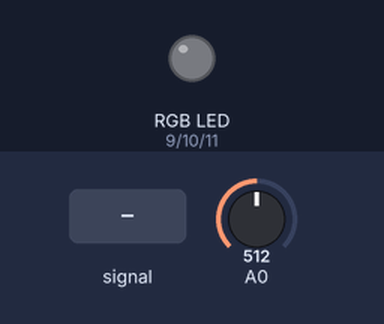
Bench run of a sketch on a simulated Arduino Uno, built with avr-gcc and run on an emulated ATmega328P. On the bench: an RGB LED mixed from three pins (HIGH = lit). The inputs (shaded band) are chosen by the test bench; at power-on: A0 = 512.

Above: at 1.2 s.
1.3 s: A0 fed a 200 Hz sine of ±81 counts around its level
At 4.1 s:
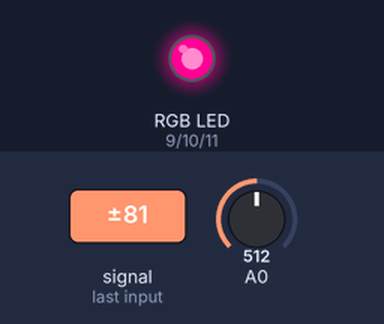
4.3 s: A0 set to 359
At 5.4 s:
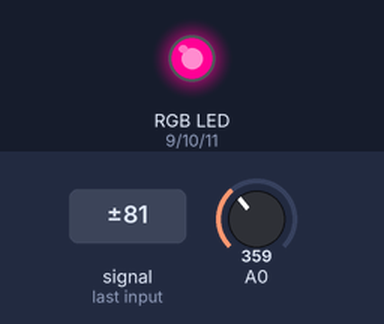
5.8 s: A0 set to 339
At 7.8 s:
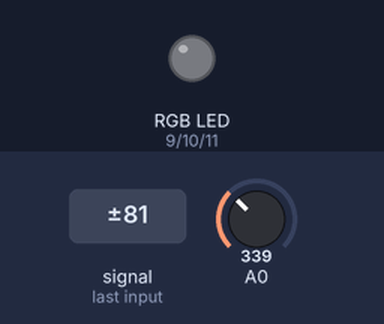
Timing chart, 0 to 9.3 s (numbered marks = the images above; inputs shaded):
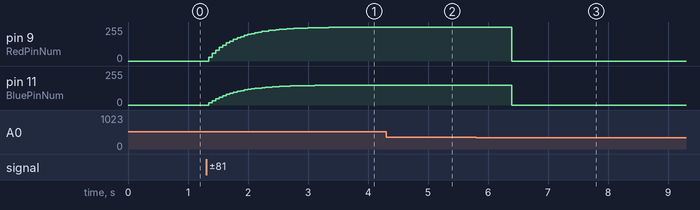

Measured:
- the behaviour switches between 348 and 347 on A0 (found by bisection; images 2 and 3)
- after the input at 1.3 s, pin 9 (RedPinNum): moves from 0/255 to 254/255 over 2.5 s, starting after 0.05 s; pin 11 (BluePinNum): moves from 0/255 to 149/255 over 2.3 s, starting after 0.05 s
- after the input at 4.3 s, pin 11 (BluePinNum): stops changing and stays 149/255
- after the input at 5.8 s, pin 9 (RedPinNum): 254/255 → 0/255 after 0.59 s; pin 11 (BluePinNum): 149/255 → 0/255 after 0.59 s

The sketch:

RGB_Final_1.ino
```cpp
//---------------------------------lookup data------------------------------------//
byte   isin_data[128]=
{0,  1,   3,   4,   5,   6,   8,   9,   10,  11,  13,  14,  15,   17,  18,  19,  20,
22,  23,  24,  26,  27,  28,  29,  31,  32,  33,  35,  36,   37,  39,  40,  41,  42,
44,  45,  46,  48,  49,  50,  52,  53,  54,  56,  57,   59,  60,  61,  63,  64,  65,
67,  68,  70,  71,  72,  74,  75,  77,  78,  80,   81,  82,  84,  85,  87,  88,  90,
91,  93,  94,  96,  97,  99,  100, 102,   104, 105, 107, 108, 110, 112, 113, 115, 117,
118, 120, 122, 124, 125, 127, 129,   131, 133, 134, 136, 138, 140, 142, 144, 146, 148,
150, 152, 155, 157, 159, 161,   164, 166, 169, 171, 174, 176, 179, 182, 185, 188, 191,
195, 198, 202, 206, 210,   215, 221, 227, 236};
unsigned int Pow2[14]={1,2,4,8,16,32,64,128,256,512,1024,2048,4096};
byte   RSSdata[20]={7,6,6,5,5,5,4,4,4,4,3,3,3,3,3,3,3,2,2,2};
//---------------------------------------------------------------------------------//
#define SAMPLES 128
#define SAMPLING_FREQUENCY 4056
#define TONES 40

int RedPinNum = 9;
int GreenPinNum = 10;
int BluePinNum = 11;

int LastToneI = 0;
int StableToneI = 0;
double PrevRGB[3] = {};
double FadeStep[3] = {};
unsigned int samplingPeriod;
unsigned long microSeconds;
int vReal[SAMPLES];
bool NewSound = false;
bool DeadZone = false;
int Baseline = 0;

double ToneArr[TONES]= {120,123,126,128.5,138,156,158,162,185,190,195,218,222,245,253,261,285,294,317,344,351,
                        380,407,419,446,475,507,538,570,602,634,669,722,760,793,854,894,951,1013,1075};
void setup()
{
  pinMode(RedPinNum, OUTPUT);
  pinMode(BluePinNum, OUTPUT);
  pinMode(GreenPinNum, OUTPUT);

  Serial.begin(250000);
  samplingPeriod = round(1000000*(1.0/SAMPLING_FREQUENCY));
}

void loop()
{
  Baseline = analogRead(A0);
  if((Baseline > 347 || Baseline < 330))
  {
    DeadZone = false;

    for(int i = 0; i < SAMPLES; ++i)
    {
      microSeconds = micros();
      vReal[i] = analogRead(A0);

      while(micros() < (microSeconds + samplingPeriod)){}
    }
    double peak = Approx_FFT(vReal, 128, SAMPLING_FREQUENCY);
    //Serial.println(peak);
    bool ToneBreak = false;
    for(int i = 0; i < TONES; ++i)
    {
      if(peak > ToneArr[i] && peak < ToneArr[i+1])
      {
        double NoteHzGap = ToneArr[i+1] - ToneArr[i];
        double ToneHzGap = peak - ToneArr[i];
        double TonePercentage = (ToneHzGap/NoteHzGap);
        int MajorityToneI;

        if(TonePercentage >=.5)
        {
          MajorityToneI = i+1;
        }
        else
        {
          MajorityToneI = i;
        }

        if(NewSound == false)
        {
          NewSound = true;
          LastToneI = MajorityToneI;
        }

        if(LastToneI == MajorityToneI)
        {
          StableToneI = MajorityToneI;
        }

        LastToneI = MajorityToneI;
        StableToneI = (StableToneI % 12);
        //Serial.println(StableToneI);
        int MajorityRGB[3] = {};
        switch(StableToneI)
        {
          //C RED
          case 0: MajorityRGB[0] = 255;
                  MajorityRGB[1] = 0;
                  MajorityRGB[2] = 0; break;
          //C# ORANGE
          case 1: MajorityRGB[0] = 255;
                  MajorityRGB[1] = 20;
                  MajorityRGB[2] = 0; break;
          //D YELLOW
          case 2: MajorityRGB[0] = 255;
                  MajorityRGB[1] = 70;
                  MajorityRGB[2] = 0; break;
          //D# MTN DEW
          case 3: MajorityRGB[0] = 255;
                  MajorityRGB[1] = 200;
                  MajorityRGB[2] = 0; break;
          //E GREEN
          case 4: MajorityRGB[0] = 0;
                  MajorityRGB[1] = 255;
                  MajorityRGB[2] = 0;break;
          //F CAC GREEN
          case 5: MajorityRGB[0] = 0;
                  MajorityRGB[1] = 255;
                  MajorityRGB[2] = 50; break;
          //F# SUMMER SKY BLUE
          case 6: MajorityRGB[0] = 0;
                  MajorityRGB[1] = 255;
                  MajorityRGB[2] = 255; break;
          //G BLUE
          case 7: MajorityRGB[0] = 0;
                  MajorityRGB[1] = 0;
                  MajorityRGB[2] = 255; break;
          //G# """WHITE"""
          case 8: MajorityRGB[0] = 200;
                  MajorityRGB[1] = 90;
                  MajorityRGB[2] = 100; break;
          //A LILY BREATH
          case 9: MajorityRGB[0] = 255;
                  MajorityRGB[1] = 0;
                  MajorityRGB[2] = 255; break;
          //A# PURP
          case 10: MajorityRGB[0] = 255;
                  MajorityRGB[1] = 0;
                  MajorityRGB[2] = 150; break;
          //B PONK
          case 11: MajorityRGB[0] = 255;
                  MajorityRGB[1] = 0;
                  MajorityRGB[2] = 50; break;
        };

          PrevRGB[0] = PrevRGB[0] + (MajorityRGB[0] - PrevRGB[0])*.12;
          PrevRGB[1] = PrevRGB[1] + (MajorityRGB[1] - PrevRGB[1])*.12;
          PrevRGB[2] = PrevRGB[2] + (MajorityRGB[2] - PrevRGB[2])*.12;
          RGB(PrevRGB[0],PrevRGB[1],PrevRGB[2]);
          ToneBreak = true;
      } if(ToneBreak){break;}
    }
  }
  else if(!DeadZone){DeadZone = true;}
  else
  {
    if(NewSound)
    {
      NewSound = false;
      FadeStep[0] = PrevRGB[0] / 3000;
      FadeStep[1] = PrevRGB[1] / 3000;
      FadeStep[2] = PrevRGB[2] / 3000;

    }

    (PrevRGB[0] - FadeStep[0] > 0)?PrevRGB[0] -= FadeStep[0]:PrevRGB[0] = 0;
    (PrevRGB[1] - FadeStep[1] > 0)?PrevRGB[1] -= FadeStep[1]:PrevRGB[1] = 0;
    (PrevRGB[2] - FadeStep[2] > 0)?PrevRGB[2] -= FadeStep[2]:PrevRGB[2] = 0;
    RGB(PrevRGB[0], PrevRGB[1], PrevRGB[2]);
  }

}

void RGB(int RVal, int GVal, int BVal)
{
  analogWrite(RedPinNum,RVal);
  analogWrite(GreenPinNum,GVal);
  analogWrite(BluePinNum,BVal);
  //Serial.println(micros()/1000000);
}


float Approx_FFT(int in[],int   N,float Frequency)
{
int a,c1,f,o,x,data_max,data_min=0;
long data_avg,data_mag,temp11;
byte scale,check=0;

data_max=0;
data_avg=0;
data_min=0;

       for(int i=0;i<12;i++)                 //calculating the levels
         {   if(Pow2[i]<=N){o=i;}}
     a=Pow2[o];
int out_r[a];   //real part of transform
int   out_im[a];  //imaginory part of transform

      for(int i=0;i<a;i++)                //getting   min max and average for scalling
          { out_r[i]=0; out_im[i]=0;
            data_avg=data_avg+in[i];
             if(in[i]>data_max){data_max=in[i];}
            if(in[i]<data_min){data_min=in[i];}
          }


data_avg=data_avg>>o;
scale=0;
data_mag=data_max-data_min;
temp11=data_mag;
//Serial.println(data_max);
//Serial.println(data_min);
//Serial.println(data_avg);

   //scalling data  from +512 to -512

      if(data_mag>1024)
          {while(temp11>1024)
                 {
  //                Serial.println(temp11);
    //             Serial.println("a");
                  temp11=temp11>>1;
                  scale=scale+1;
                }
          }

      //DIRTY
      if(data_mag<1024)
          {while(temp11<1024)
                 {//Serial.println(temp11);
                 //Serial.println("b");
                   temp11=temp11<<1;
                scale=scale+1;
                }
           }


      if(data_mag>1024)
          {//Serial.println(temp11);
            //     Serial.println("c");
              for(int   i=0;i<a;i++)
                    { in[i]=in[i]-data_avg;
                      in[i]=in[i]>>scale;
                     }
                    scale=128-scale;
          }

       if(data_mag<1024)
          { //Serial.println(temp11);
                 //Serial.println("d");
                 scale=scale-1;
            for(int i=0;i<a;i++)
                     {
                      in[i]=in[i]-data_avg;
                      in[i]=in[i]<<scale;
                     }

                    scale=128+scale;
          }


x=0;
      for(int b=0;b<o;b++)                     // bit reversal order stored   in im_out array
         {//Serial.println(temp11);
            //     Serial.println("e");
          c1=Pow2[b];
          f=Pow2[o]/(c1+c1);
                 for(int j=0;j<c1;j++)
                    {
                     x=x+1;
                      out_im[x]=out_im[j]+f;
                    }
         }

       for(int i=0;i<a;i++)            // update input array as per bit reverse order
          {//Serial.println(temp11);
            //      Serial.println("f");
          out_r[i]=in[out_im[i]];
          out_im[i]=0;
         }


int   i10,i11,n1,tr,ti;
float e;
int c,s,temp4;

    for(int i=0;i<o;i++)                                    //fft
     {
       //Serial.println(temp11);
        //       Serial.println("g");
     i10=Pow2[i];              // overall values of sine/cosine
     i11=Pow2[o]/Pow2[i+1];     // loop with similar sine cosine
     e=1024/Pow2[i+1];  //1024 is equivalent   to 360 deg
     e=0-e;
     n1=0;

          for(int j=0;j<i10;j++)
           {
            c=e*j;    //c is angle as where 1024 unit is 360 deg
   while(c<0){c=c+1024;}
  while(c>1024){c=c-1024;}

          n1=j;

          for(int k=0;k<i11;k++)
                 {
                   temp4=i10+n1;
        if(c==0)   {tr=out_r[temp4];
                   ti=out_im[temp4];}
   else if(c==256) {tr= -out_im[temp4];
                   ti=out_r[temp4];}
   else if(c==512) {tr=-out_r[temp4];
                  ti=-out_im[temp4];}
   else if(c==768) {tr=out_im[temp4];
                   ti=-out_r[temp4];}
   else if(c==1024){tr=out_r[temp4];
                   ti=out_im[temp4];}
   else{
    tr=fast_cosine(out_r[temp4],c)-fast_sine(out_im[temp4],c);            //the   fast sine/cosine function gives direct (approx) output for A*sinx
    ti=fast_sine(out_r[temp4],c)+fast_cosine(out_im[temp4],c);
      }

                 out_r[n1+i10]=out_r[n1]-tr;
                  out_r[n1]=out_r[n1]+tr;
                 if(out_r[n1]>15000   || out_r[n1]<-15000){check=1;}   //check for int size, it can handle only +31000   to -31000,

                 out_im[n1+i10]=out_im[n1]-ti;
                 out_im[n1]=out_im[n1]+ti;
                  if(out_im[n1]>15000 || out_im[n1]<-15000){check=1;}

                 n1=n1+i10+i10;
                  }
              }

    if(check==1){                                             //   scalling the matrics if value higher than 15000 to prevent varible from overflowing
                 for(int i=0;i<a;i++)
                    {
                     out_r[i]=out_r[i]>>1;
                     out_im[i]=out_im[i]>>1;
                    }
                      check=0;
                     scale=scale-1;                 //   tracking overall scalling of input data
                }

      }


if(scale>128)
    {scale=scale-128;
     for(int i=0;i<a;i++)
       {out_r[i]=out_r[i]>>scale;
       out_im[i]=out_im[i]>>scale;
      }
       scale=0;
    }                                                   // revers   all scalling we done till here,
else{scale=128-scale;}                             //   in case of nnumber getting higher than 32000, we will represent in as multiple of   2^scale

/*
for(int i=0;i<a;i++)
{
Serial.print(out_r[i]);Serial.print("\	");                     // un comment to print RAW o/p
Serial.print(out_im[i]);
Serial.print("i");Serial.print("\	");
Serial.print("*2^");Serial.println(scale);
}
*/

//---> here onward out_r contains amplitude and our_in conntains   frequency (Hz)
int fout,fm,fstp;
float fstep;
fstep=Frequency/N;
fstp=fstep;
fout=0;fm=0;

     for(int i=1;i<Pow2[o-1];i++)               // getting amplitude from compex   number
        {
              out_r[i]=fastRSS(out_r[i],out_im[i]);
    // Approx RSS function used to calculated magnitude quickly

out_im[i]=out_im[i-1]+fstp;
if   (fout<out_r[i]){fm=i; fout=out_r[i];}

         // un comment to   print Amplitudes (1st value (offset) is not printed)
         //Serial.print(out_r[i]);   Serial.print("\	");
         //Serial.print("*2^");Serial.println(scale);
        }


float fa,fb,fc;
fa=out_r[fm-1];
fb=out_r[fm];
fc=out_r[fm+1];
fstep=(fa*(fm-1)+fb*fm+fc*(fm+1))/(fa+fb+fc);

return(fstep*Frequency/N);
}

//---------------------------------fast   sine/cosine---------------------------------------//

int fast_sine(int Amp,   int th)
{
int temp3,m1,m2;
byte temp1,temp2, test,quad,accuracy;
accuracy=7;     // set it value from 1 to 7, where 7 being most accurate but slowest
               //   accuracy value of 5 recommended for typical applicaiton
while(th>1024){th=th-1024;}    // here 1024 = 2*pi or 360 deg
while(th<0){th=th+1024;}
quad=th>>8;

        if(quad==1){th= 512-th;}
  else if(quad==2){th= th-512;}
  else if(quad==3){th=   1024-th;}

temp1= 0;
temp2= 128;     //2 multiple
m1=0;
m2=Amp;

     temp3=(m1+m2)>>1;
    Amp=temp3;
      for(int i=0;i<accuracy;i++)
         { test=(temp1+temp2)>>1;
          temp3=temp3>>1;
          if(th>isin_data[test]){temp1=test;   Amp=Amp+temp3; m1=Amp;}
          else if(th<isin_data[test]){temp2=test; Amp=Amp-temp3;   m2=Amp;}
        }

         if(quad==2){Amp= 0-Amp;}
    else if(quad==3){Amp=   0-Amp;}
return(Amp);
}

int fast_cosine(int Amp, int th)
  {
   th=256-th;  //cos th = sin (90-th) formula
  return(fast_sine(Amp,th));
   }

//--------------------------------------------------------------------------------//


//--------------------------------Fast   RSS----------------------------------------//
int fastRSS(int a, int b)
{   if(a==0 && b==0){return(0);}
  int min,max,temp1,temp2;
  byte clevel;
   if(a<0){a=-a;}
  if(b<0){b=-b;}
clevel=0;
if(a>b){max=a;min=b;} else{max=b;min=a;}

   if(max>(min+min+min))
    {return max;}
  else
    {
     temp1=min>>3;   if(temp1==0){temp1=1;}
     temp2=min;
     while(temp2<max){temp2=temp2+temp1;clevel=clevel+1;}
      temp2=RSSdata[clevel];temp1=temp1>>1;
     for(int i=0;i<temp2;i++){max=max+temp1;}
      return(max);
    }
}
//--------------------------------------------------------------------------------//
```
